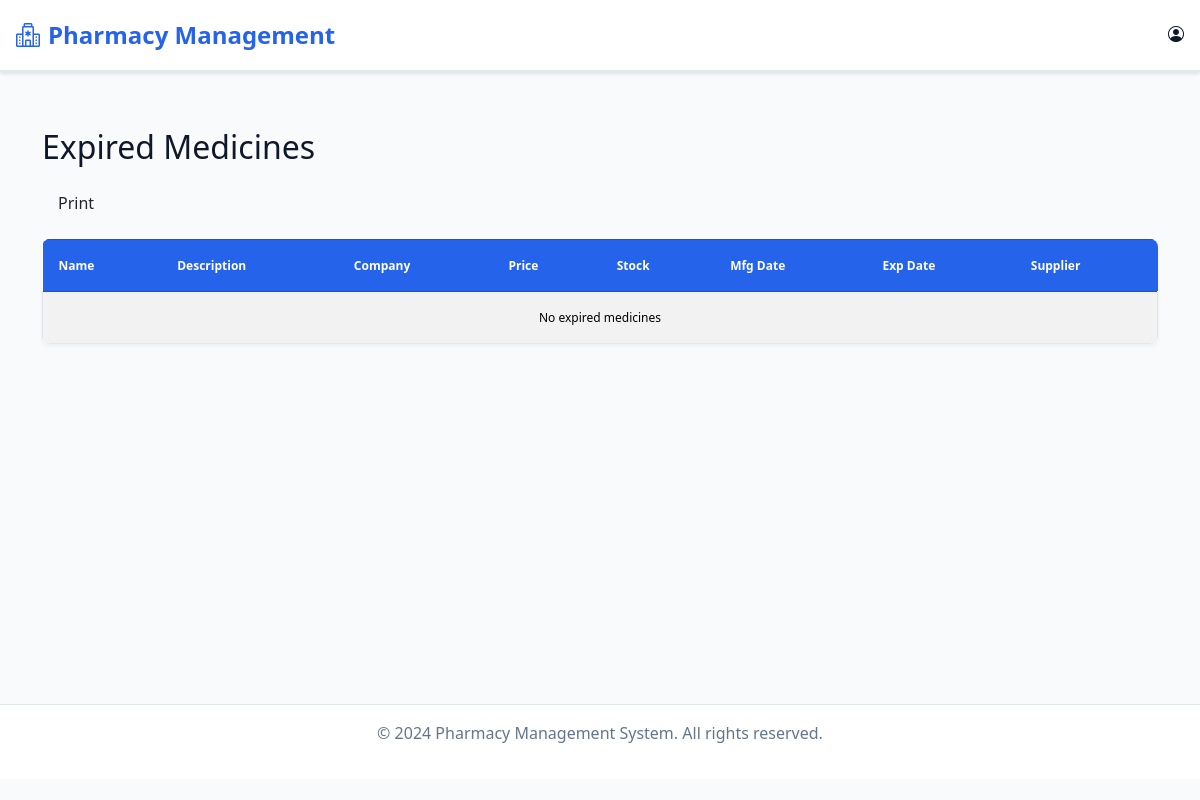
Before: /medicine/expired/ with the older database file.
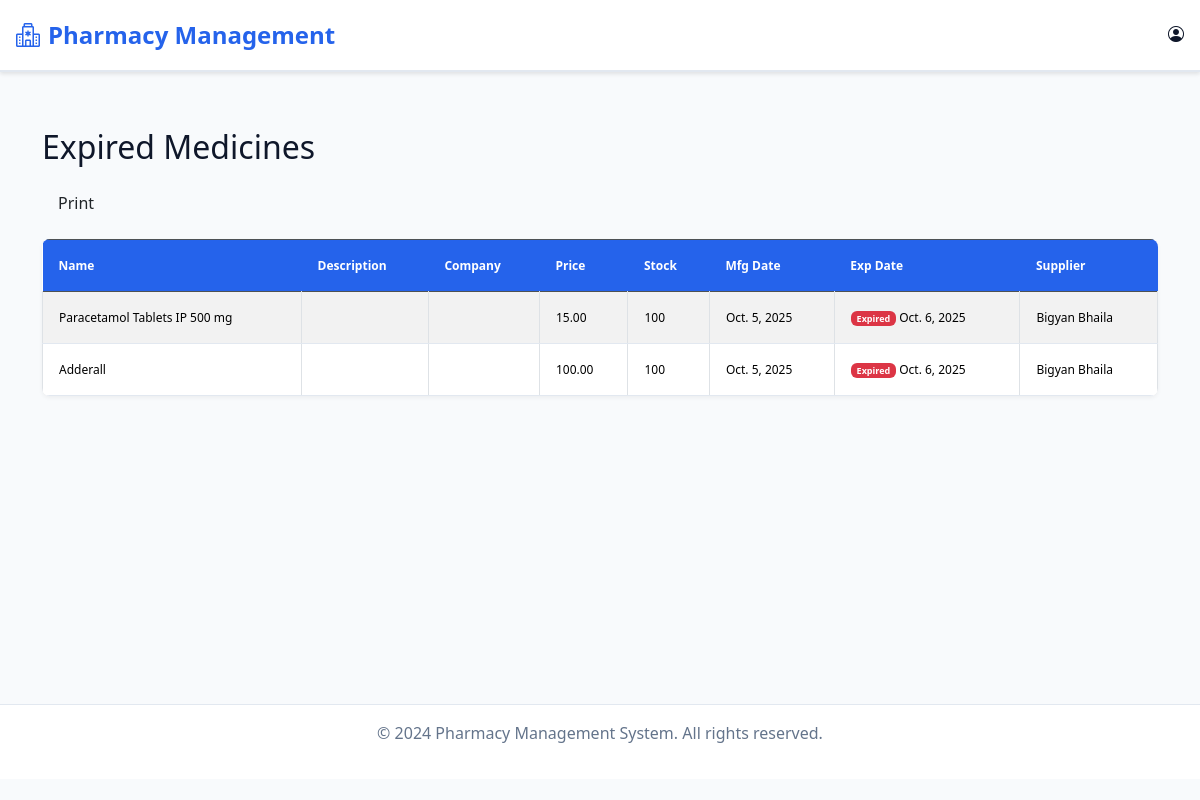
After: the same page with the newer database file.
### medicine/models.py (models this page shows, shortened)
class Medicine(models.Model):
    medicine_id = models.AutoField(primary_key=True)   # custom PK
    name = models.CharField(max_length=100)
    brand_name = models.CharField(max_length=100)
    CATEGORY_CHOICES = [
        ("tablet/capsule", "Tablet/Capsule"),
        ("liquid", "Liquid"),
        ("patch", "Patch"),
        ("cream", "Topical Cream"),
    ]
    category = models.CharField(max_length=20, choices=CATEGORY_CHOICES, default="tablet/capsule")
    mfg_date = models.DateField()
    exp_date = models.DateField()
    price = models.DecimalField(max_digits=10, decimal_places=2)
    stock_qty = models.PositiveIntegerField(default=0)
    supplier = models.ForeignKey(Supplier, on_delete=models.CASCADE, related_name="medicines")

### supplier/models.py (models this page shows)
class Supplier(models.Model):
    id = models.AutoField(primary_key=True)   # auto increment id
    name = models.CharField(max_length=100)
    contact = models.CharField(max_length=20)
    address = models.TextField()
    def __str__(self):
        return self.name

### medicine/views.py (the view)
# urls.py: path('expired/', views.expired_medicines, name='expired_medicines'),
def expired_medicines(request):
    today = date.today()
    expired_list = Medicine.objects.filter(exp_date__lt=today).order_by('exp_date')
    return render(request, 'admin/dashboard/expired_medicine.html', {
        'expired_list': expired_list,
        'today': today
    })

### templates/admin/dashboard/expired_medicine.html (shortened to what this page needs)
{% extends "admin/base.html" %}
{% block content %}
<div class="container mt-4">
  <h2 class="mb-3">Expired Medicines</h2>
  <div class="mb-3">
    <button onclick="printTable()" class="btn">Print</button>
  </div>
  <div id="expired-table">
    <table class="table table-bordered table-striped table-hover" style="font-size: 12px;">
      <thead class="table-dark">
        <tr>
          <th>Name</th>
          <th>Description</th>
          <th>Company</th>
          <th>Price</th>
          <th>Stock</th>
          <th>Mfg Date</th>
          <th>Exp Date</th>
          <th>Supplier</th>
        </tr>
      </thead>
      <tbody>
        {% for med in expired_list %}
        <tr>
          <td>{{ med.name }}</td>
          <td>{{ med.description|truncatewords:10 }}</td>
          <td>{{ med.company }}</td>
          <td>{{ med.price }}</td>
          <td>{{ med.stock_qty }}</td>
          <td>{{ med.mfg_date }}</td>
          <td><span class="badge bg-danger">Expired</span> {{ med.exp_date }}</td>
          <td>{{ med.supplier }}</td>
        </tr>
        {% empty %}
        <tr>
          <td colspan="8" class="text-center">No expired medicines</td>
        </tr>
        {% endfor %}
      </tbody>
    </table>
  </div>
</div>
{% endblock %}

Changed rows visible on the page:
added Medicine: name "Paracetamol Tablets IP 500 mg", price "15.00", stock_qty "100", mfg_date "Oct. 5, 2025", exp_date "Oct. 6, 2025", supplier "Bigyan Bhaila"
added Medicine: name "Adderall", price "100.00", stock_qty "100", mfg_date "Oct. 5, 2025", exp_date "Oct. 6, 2025", supplier "Bigyan Bhaila"
Other visible differences:
text no longer shown: "No expired medicines"
